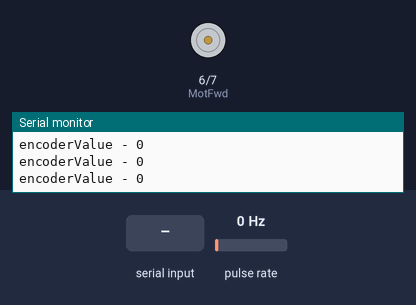
A sketch run on a simulated Arduino Uno, built with avr-gcc and run on an emulated ATmega328P. Parts: motor-driver pin pairs drawn as motors (green arrow = first pin HIGH = forward, orange = second pin HIGH = backward, longer = more drive, scaled by the enable pin), the last lines printed to the serial monitor. Wiring (inferred from the names in the program): pulse sensor: data pin 2. Inputs (shaded band) come from the test bench; at power-on: pulse rate 0 Hz.

Above: at 1.2 s.
1.3 s: pulse rate (sensor on pin 2) set to 4 Hz
4.3 s: "90,45\n" received over Serial
At 5.4 s:
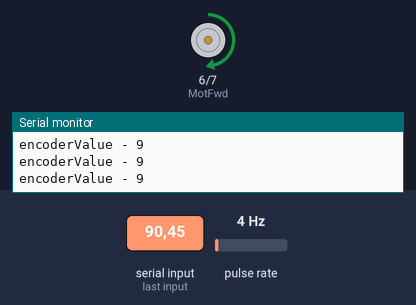
5.8 s: pulse rate (sensor on pin 2) set to 150 Hz
8.8 s: "1\n" received over Serial
At 9.9 s:
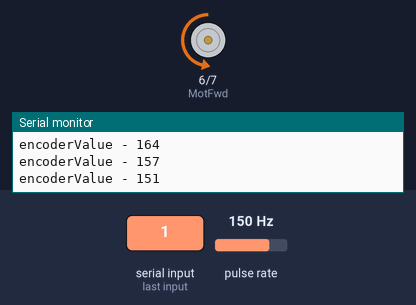
11.8 s: "30,150\n" received over Serial
At 13.94 s:
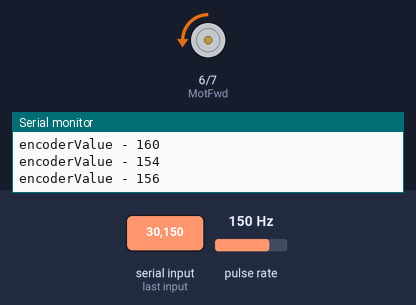
14.8 s: "200\n" received over Serial
Timing chart, 0 to 18.8 s (numbered marks = the images above; inputs shaded):
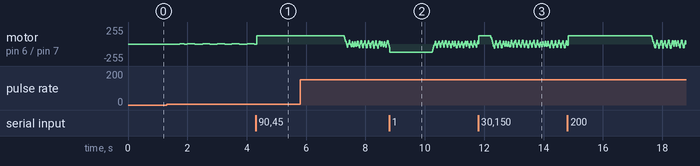

The sketch:

PID.ino
```cpp
#include <PID_v1.h>
#define MotEnable 9 //Motor Enamble pin Runs on PWM signal
#define MotFwd  6  // Motor Forward pin
#define MotRev  7 // Motor Reverse pin
String readString; //This while store the user input data
int User_Input = 0; // This while convert input string into integer
int encoderPin1 = 2; //Encoder Output 'A' must connected with intreput pin of arduino.
volatile int lastEncoded = 0; // Here updated value of encoder store.
volatile long encoderValue = 0; // Raw encoder value
int PPR = 1800;  // Encoder Pulse per revolution.
int angle = 360; // Maximum degree of motion.
int REV = 0;          // Set point REQUIRED ENCODER VALUE
int lastMSB = 0;
int lastLSB = 0;
bool mf=1;
double kp = 5 , ki = 1 , kd = 0.001;             // modify for optimal performance
double input = 0, output = 0, setpoint = 0;
PID myPID(&input, &output, &setpoint, kp, ki, kd, DIRECT);
void setup() {
  pinMode(MotEnable, OUTPUT);
  pinMode(MotFwd, OUTPUT);
  pinMode(MotRev, OUTPUT);
  Serial.begin(9600); //initialize serial comunication
  pinMode(encoderPin1, INPUT_PULLUP);
  digitalWrite(encoderPin1, HIGH); //turn pullup resistor on
  //call updateEncoder() when any high/low changed seen
  //on interrupt 0 (pin 2), or interrupt 1 (pin 3)
  attachInterrupt(0, updateEncoder, CHANGE);

  TCCR1B = TCCR1B & 0b11111000 | 1;  // set 31KHz PWM to prevent motor noise
  myPID.SetMode(AUTOMATIC);   //set PID in Auto mode
  myPID.SetSampleTime(1);  // refresh rate of PID controller
  myPID.SetOutputLimits(-125, 125); // this is the MAX PWM value to move motor, here change in value reflect change in speed of motor.
}
void loop() {
  while (Serial.available()) { //Check if the serial data is available.
    delay(3);                  // a small delay
    char c = Serial.read();  // storing input data
    readString += c;         // accumulate each of the characters in readString
  }

  if (readString.length() >0) { //Verify that the variable contains information

   Serial.println(readString.toInt());  //printing the input data in integer form
    User_Input = readString.toInt();   // here input data is store in integer form
}
REV = map (User_Input, 0, 360, 0, PPR); // mapping degree into pulse
//Serial.print("this is REV - ");
//Serial.println(REV);               // printing REV value
setpoint = REV;                    //PID while work to achive this value consider as SET value
  input = encoderValue ;           // data from encoder consider as a Process value
 Serial.print("encoderValue - ");
 Serial.println(encoderValue);
  myPID.Compute();                 // calculate new output
  pwmOut(output);
}
void pwmOut(int out) {
  if (out > 0) {                         // if REV > encoderValue motor move in forward direction.
    analogWrite(MotEnable, out);         // Enabling motor enable pin to reach the desire angle
    forward();                           // calling motor to move forward
  }
  else if (out < 0){
    analogWrite(MotEnable, abs(out));          // if REV < encoderValue motor move in forward direction.
    reverse();                            // calling motor to move reverse
  }
  else if (out = 0){
    analogWrite(MotEnable, 0);          // if REV < encoderValue motor move in forward direction.
    finish();                            // calling motor to move reverse
  }

 readString=""; // Cleaning User input, ready for new Input
}
void updateEncoder(){
  if (mf==1)
  {
  encoderValue++;
  }
  else
  {
  encoderValue--;
  }
}
void forward () {
  mf=1;

 digitalWrite(MotFwd, HIGH);
 digitalWrite(MotRev, LOW);

}
void reverse () {
  mf=0;
 digitalWrite(MotFwd, LOW);
 digitalWrite(MotRev, HIGH);

}
void finish () {
 digitalWrite(MotFwd, LOW);
 digitalWrite(MotRev, LOW);

}
```
